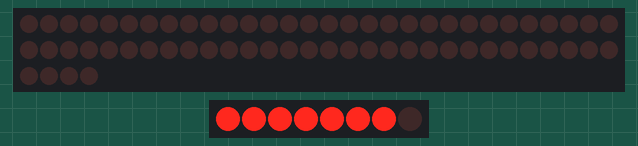
Recording of a sketch running on a simulated Arduino Uno, built with avr-gcc and run on an emulated ATmega328P. On the bench: 64 shift-register outputs drawn as a row of LEDs (first output left, lit = HIGH), 8 shift-register outputs drawn as a row of LEDs (first output left, lit = HIGH). Wiring (inferred from the names in the program): 8 × shift register (74HC595): data pin 3; shift clock pin 5; latch pin 11. Wiring (inferred from the signals the program sends): row of LEDs: on Q0, Q1, Q2, Q3, Q4, Q5, Q6, Q7, Q8, Q9, Q10, Q11, Q12, Q13, Q14, Q15, Q16, Q17, Q18, Q19, Q20, Q21, Q22, Q23, Q24, Q25, Q26, Q27, Q28, Q29, Q30, Q31, Q32, Q33, Q34, Q35, Q36, Q37, Q38, Q39, Q40, Q41, Q42, Q43, Q44, Q45, Q46, Q47, Q48, Q49, Q50, Q51, Q52, Q53, Q54, Q55, Q56, Q57, Q58, Q59, Q60, Q61, Q62, Q63.

Above: at 0.4 s.
At 2.0 s:
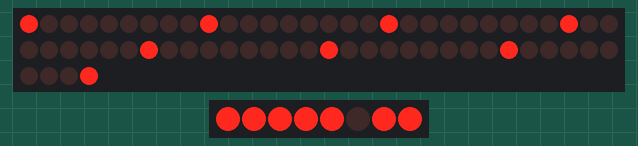
At 2.8 s:
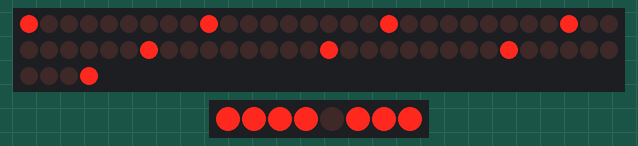
At 3.6 s:
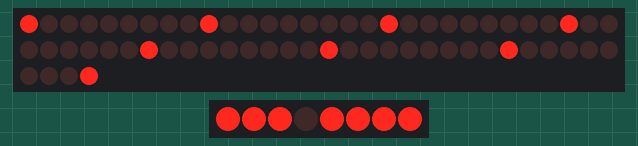
At 5.2 s:
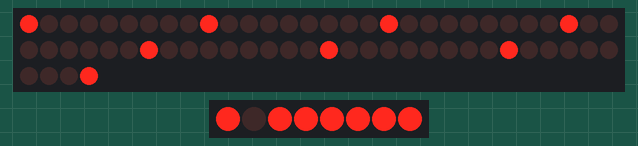
At 7.6 s:
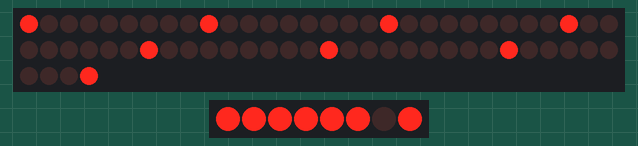
Timing chart, 0 to 8.3 s (numbered marks = the images above):
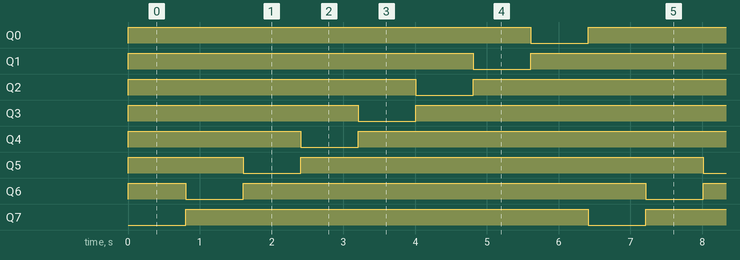

The sketch:

editing_components1.ino
```cpp
int time = 5;
int latch = 4;
int data = 3;

int time2 = 12;
int latch2 = 11;
int data2 = 10;

int patron;

const byte numeros[8] =
{
  0b00000001,
  0b00000010,
  0b00000100,
  0b00001000,
  0b00010000,
  0b00100000,
  0b01000000,
  0b10000000,
};

const byte numeros_2[8] =
{
  0b11111110,
  0b11111101,
  0b11111011,
  0b11110111,
  0b11101111,
  0b11011111,
  0b10111111,
  0b01111111
};

void setup() {
  pinMode(latch, OUTPUT);
  pinMode(time, OUTPUT);
  pinMode(data, OUTPUT);

  pinMode(latch2, OUTPUT);
  pinMode(time2, OUTPUT);
  pinMode(data2, OUTPUT);

}

void verificacion(){
  for (int i = 0; i < 8; i++)
  {
     digitalWrite(latch2, LOW);
     shiftOut(data2, time2, LSBFIRST, numeros_2[i]);
     digitalWrite(latch2, HIGH);

    for (int j = 0; j < 8; j++)
    {

      digitalWrite(latch, LOW);
      shiftOut(data, time, LSBFIRST, numeros[j]);
      digitalWrite(latch, HIGH);
      delay(100);
    }
  }
}

void Imagen() {

}

void loop() {
  verificacion();


}
```

Measured:
- by itself, Q0, Q7: alternates HIGH for 5.6 s and LOW for 0.80 s
- by itself, Q1–6: repeats every 6.4 s: LOW 0.80 s, HIGH 5.6 s
